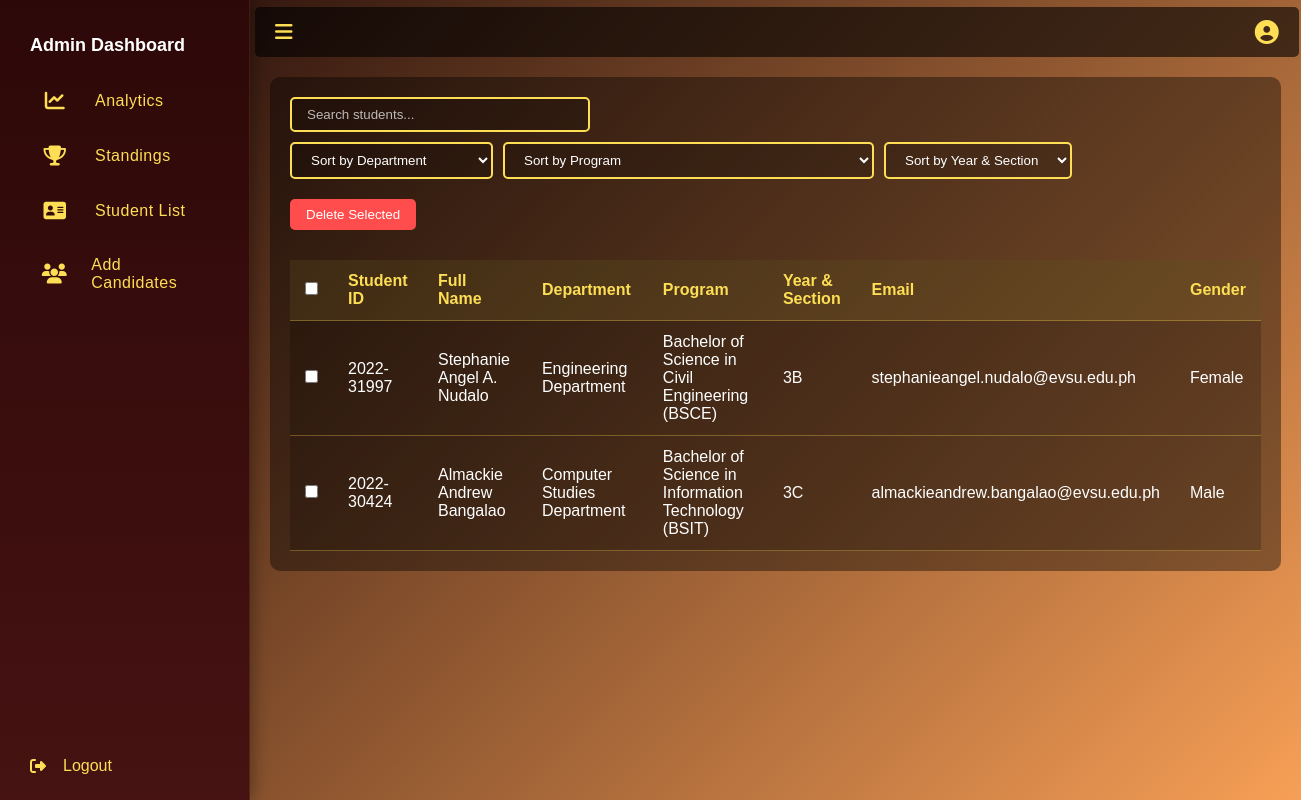
The page /student_list.php (signed in) on the database as committed earlier.
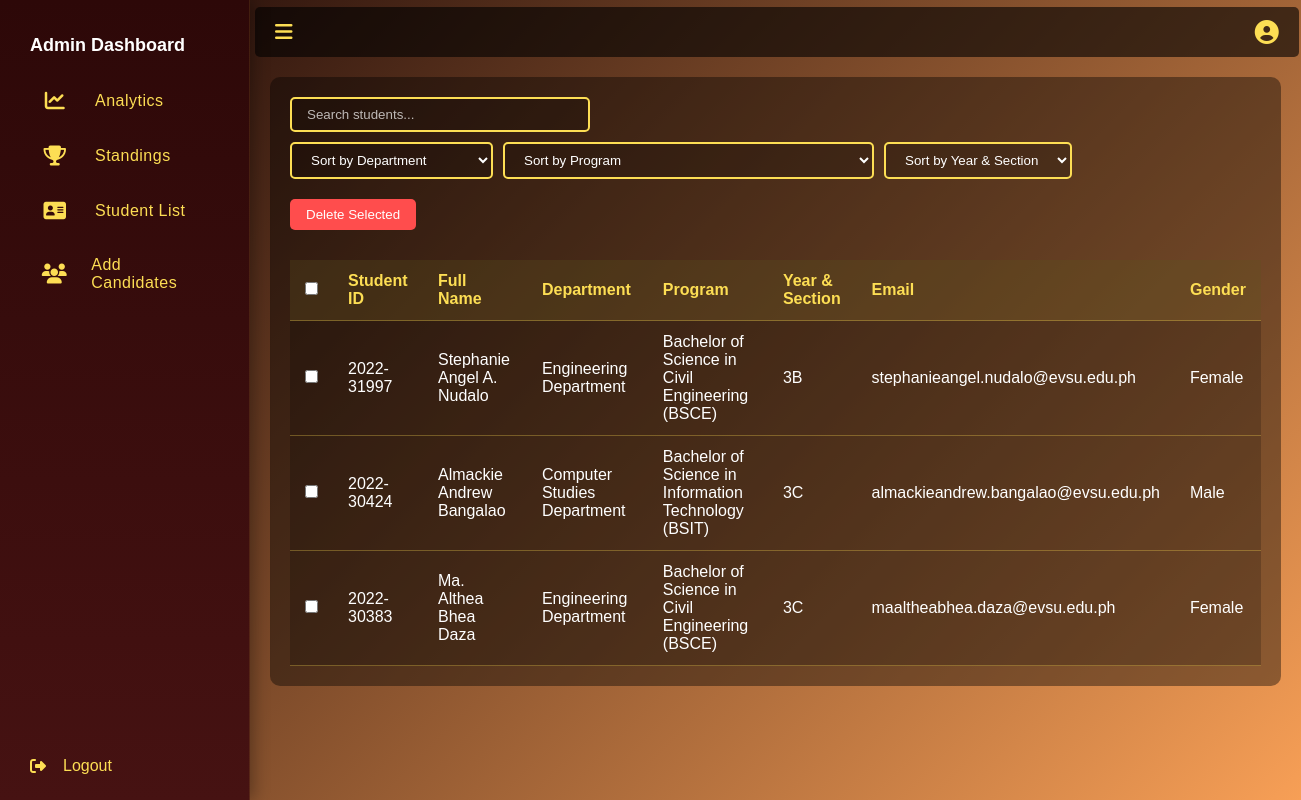
The same page on the database as committed later.
### tables this page shows
CREATE TABLE `students_registration` (
  `id` int(11) NOT NULL,
  `fullname` varchar(255) NOT NULL,
  `student_id` varchar(15) NOT NULL,
  `email` varchar(255) DEFAULT NULL,
  `department` varchar(255) DEFAULT NULL,
  `program` varchar(255) DEFAULT NULL,
  `qr_code_path` varchar(255) NOT NULL,
  `gender` enum('Male','Female') NOT NULL,
  `section` varchar(50) NOT NULL,
  `created_at` timestamp NOT NULL DEFAULT current_timestamp(),
  `otp` varchar(10) DEFAULT NULL,
  `status` enum('pending','verified') DEFAULT 'pending'
);

### student_list.php (the view, shortened to what this page needs)
<!DOCTYPE html>
<html lang="en">
<head>
  <link rel="stylesheet" href="https://cdnjs.cloudflare.com/ajax/libs/font-awesome/6.5.0/css/all.min.css">
</head>
<body>
  <div class="sidebar" id="sidebar">
    <div>
      <div class="menu">
        <div class="menu-title">Admin Dashboard</div>
        <div class="menu-item" onclick="window.location.href='admin_dashboard.php'"><i class="fas fa-chart-line"></i><span class="label1">Analytics</span></div>
        <div class="menu-item" onclick="window.location.href='standing.php'"><i class="fas fa-trophy fa-solid fa-address-card"></i><span class="label1">Standings</span></div>
        <div class="menu-item" onclick="window.location.href='student_list.php'"><i class="fas fa-address-card"></i><span class="label1">Student List</span></div>
        <div class="menu-item" onclick="window.location.href='add_candidate_dashboard.php'"><i class="fas fa-users"></i><span class="label">Add Candidates</span></div>
      </div>
    </div>
    <div class="logout-btn"><i class="fas fa-sign-out-alt"></i><span class="label">Logout</span></div>
  </div>
  <div class="main-content" id="main">
    <div class="topbar">
      <div class="toggle-btn" onclick="toggleSidebar()"><i class="fas fa-bars"></i></div>
      <div class="profile">
        <i class="fas fa-user-circle"></i>
      </div>
    </div>
    <div class="student-list-section">
      <div class="controls">
        <div class="search-box">
          <input type="text" id="searchInput" placeholder="Search students...">
        </div>
        <div class="sort-controls">
          <select id="departmentSort">
            <option value="">Sort by Department</option>
          </select>
          <select id="programSort">
            <option value="">Sort by Program</option>
          </select>
          <select id="sectionSort">
            <option value="">Sort by Year & Section</option>
          </select>
        </div>
      </div>
      <button id="deleteSelected" style="background:#ff4d4d;color:#fff;padding:8px 16px;border:none;border-radius:5px;cursor:pointer;margin-bottom:10px;">Delete Selected</button>
      <div class="table-container">
        <table id="studentTable">
          <thead>
            <tr>
              <th><input type="checkbox" id="selectAll"></th>
              <th>Student ID</th>
              <th>Full Name</th>
              <th>Department</th>
              <th>Program</th>
              <th>Year & Section</th>
              <th>Email</th>
              <th>Gender</th>
            </tr>
          </thead>
          <tbody>
            <?php
              include 'db.php';
              $sql = "SELECT student_id, fullname, department, program, section, email, gender
              FROM students_registration
                     ORDER BY student_id DESC";
              $result = $conn->query($sql);
              if ($result->num_rows > 0) {
                while($row = $result->fetch_assoc()) {
                  echo "<tr>";
                  echo '<td><input type="checkbox" class="select-student" value="' . htmlspecialchars($row['student_id']) . '"></td>';
                  echo "<td>" . htmlspecialchars($row['student_id']) . "</td>";
                  echo "<td>" . htmlspecialchars($row['fullname']) . "</td>";
                  echo "<td>" . htmlspecialchars($row['department']) . "</td>";
                  echo "<td>" . htmlspecialchars($row['program']) . "</td>";
                  echo "<td>" . htmlspecialchars($row['section']) . "</td>";
                  echo "<td>" . htmlspecialchars($row['email']) . "</td>";
                  echo "<td>" . htmlspecialchars($row['gender']) . "</td>";
                  echo "</tr>";
                }
              } else {
                echo "<tr><td colspan='7'>No students found</td></tr>";
              }
            ?>
          </tbody>
        </table>
      </div>
    </div>
</body>
</html>

### student_list.php (style rules this page uses)
* { box-sizing: border-box; margin: 0; padding: 0; font-family: 'Karla', sans-serif; }
body { background: linear-gradient(135deg, #1a0606, #f79f56); color: #FDDE54; min-height: 100vh; display: flex; }
.sidebar { width: 250px; background: linear-gradient(180deg, #2d0808 0%, #461212 100%); transition: all 0.3s cubic-bezier(0.4, 0, 0.2, 1); height: 100vh; overflow: hidden; position: fixed; display: flex; flex-direction: column; justify-content: space-between; box-shadow: 4px 0 15px rgba(0, 0, 0, 0.3); backdrop-filter: blur(10px); border-right: 1px solid rgba(253, 222, 84, 0.1); z-index: 1000; }
.sidebar .menu { padding: 20px; }
.sidebar .menu-item { padding: 15px 20px; color: #FDDE54; display: flex; align-items: center; gap: 15px; cursor: pointer; transition: all 0.3s ease; border-radius: 0 30px 30px 0; margin: 5px 0; position: relative; font-weight: 500; letter-spacing: 0.5px; }
.label { margin-left: 7px; }
.label1 { margin-left: 10px; }
.sidebar .menu-item i { font-size: 20px; transition: all 0.3s ease; width: 30px; text-align: center; }
.logout-btn { padding: 15px 10px; color: #FDDE54; display: flex; align-items: center; gap: 10px; cursor: pointer; margin-bottom: 10px; margin-left: 20px; width: 87%; transition: all 0.3s ease; border-radius: 10px; position: relative; overflow: hidden; }
.main-content { margin-left: 250px; transition: margin-left 0.3s ease; width: 100%; }
.topbar { display: flex; justify-content: space-between; align-items: center; padding: 25px 20px; background: rgba(0,0,0,0.6); position: sticky; top: 0; z-index: 10; width: 99.3%; height: 40px; transition: none; margin: 7px 5px 5px 5px; border-radius: 5px; }
.toggle-btn { font-size: 20px; cursor: pointer; color: #FDDE54; }
.profile { position: relative; margin-left: auto; }
.profile i { font-size: 24px; cursor: pointer; }
.menu-title { font-weight: bold; font-size: 18px; padding: 15px 10px; color: #fff; }
.student-list-section { padding: 20px; margin: 20px; background: rgba(0, 0, 0, 0.4); border-radius: 10px; }
.controls { display: flex; justify-content: space-between; margin-bottom: 20px; flex-wrap: wrap; gap: 10px; }
.search-box input { padding: 8px 15px; border: 2px solid #FDDE54; border-radius: 5px; background: rgba(0, 0, 0, 0.2); color: #fff; width: 300px; }
.search-box input::placeholder { color: rgba(255, 255, 255, 0.7); }
.sort-controls { display: flex; gap: 10px; flex-wrap: wrap; }
.sort-controls select { padding: 8px 15px; border: 2px solid #FDDE54; border-radius: 5px; background: rgba(0, 0, 0, 0.2); color: #fff; cursor: pointer; }
.sort-controls select option { background: #2d0808; color: #fff; }
.table-container { overflow-x: auto; }
#studentTable { width: 100%; border-collapse: collapse; margin-top: 20px; background: rgba(0, 0, 0, 0.2); }
#studentTable th, #studentTable td { padding: 12px 15px; text-align: left; border-bottom: 1px solid rgba(253, 222, 84, 0.3); }
#studentTable th { background: rgba(253, 222, 84, 0.1); color: #FDDE54; font-weight: bold; }
#studentTable tbody tr td { color: #fff; }

Rows that differ between the two databases and show on the page:
added students_registration: student "2022-30383", fullname "Ma. Althea Bhea Daza", department "Engineering Department", program "Bachelor of Science in Civil Engineering (BSCE)", section "3C", email "maaltheabhea.daza@evsu.edu.ph", gender "Female"
